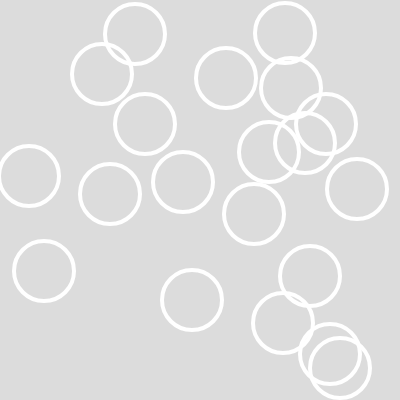
Frame 1 (no input)
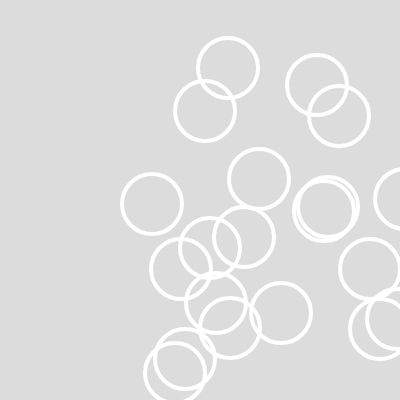
Frame 60 (no input)
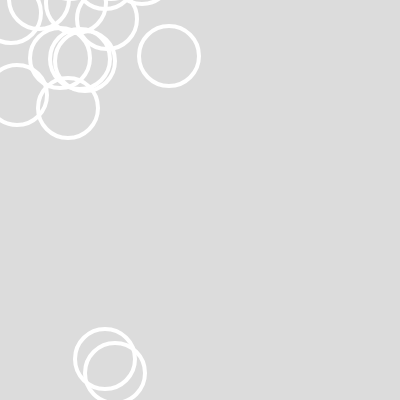
Frame 120 (the mouse pressed at the canvas centre since frame 60)

The p5.js sketch that drew these frames (run headless with seeded random() and noise() and a simulated clock; from frame 60 on, the mouse is pressed at the canvas centre):

// p5.js sketch
// ── sketch.js
// W6.2-1 Bouncing ball class
// https://editor.p5js.org/benjamin.bergery/sketches/OlywNtrZ5

let bsp; // ball speed
let xstart = 0; // starting position
let ystart = 0;
let bballs = [];
let indy = 0;

function setup() {
  createCanvas(400, 400);
  // fill array with new instances of Bball
  for (indy = 0; indy < 20; indy++) {
    xstart = round(random(0,400));
    ystart = round(random(0,400));
    
    //  slinky option
    // xstart = xstart + width/20;
    // ystart = ystart + height/20;
    bballs[indy] = new Bball(xstart, ystart, 30, 5);
  }
}

function draw() {
  background(220);
  // move and display each instance

  // style 1: for loop
  // for (indy = 0; indy < bballs.length; indy++) {
  //   bballs[indy].move();
  //   bballs[indy].show();
  // }
  
  // for ... of
  for (let ball of bballs) {
    ball.run();
    // ball.move();
    // ball.show();
  }
}

class Bball {
  constructor(x, y, r, bsp) {
    this.x = x;
    this.y = y;
    this.r = r;
    this.xsp = bsp; // xspeed
    this.ysp = bsp; // yspeed
  }

  run() {
    this.move();
    this.show();
  }
  
  move() {
    // bounce x   
    if (this.x > width || this.x < 0) {
      this.xsp = -this.xsp;
    }
    // bounce y
    // console.log("this.y", this.y);
    if (this.y >= height - this.r * 2 || this.y <= 0 - (this.r * 2)) {
      this.ysp = -this.ysp;
      // console.log("this.y", this.y);
    }
    // move ball
    this.x = this.x + this.xsp;
    this.y = this.y + this.ysp;
  }

  show() {
    stroke(255);
    strokeWeight(4);
    noFill();
    ellipse(this.x, this.y, this.r * 2);
  }
}

/*******************************/
// https://editor.p5js.org/benjamin.bergery/sketches/WUlFUTdMe
//   cornerBounce() {
//   }

// cornerBounce(brush) {
//   // inverts x and y speed at corners
//   if (brush.x >= width - brush.radius || brush.x <= brush.radius) {
//     brush.xspeed = -brush.xspeed;
//   }
//   if (brush.y >= height - brush.radius || brush.y - brush.radius <= 0) {
//     brush.yspeed = -brush.yspeed;
//   }

// https://editor.p5js.org/codingtrain/sketches/1y_xfueO
// for (let i = 0; i < bubbles.length; i++) {
//   bubbles[i].move();
//   bubbles[i].show();
// }
